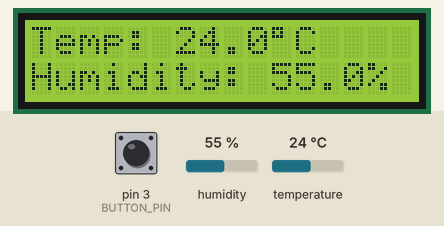
Bench run of a sketch on a simulated Arduino Uno, built with avr-gcc and run on an emulated ATmega328P. Parts: 16×2 character LCD. The inputs (shaded band) are chosen by the test bench; at power-on: pin 3 (BUTTON_PIN) HIGH, humidity 55 %, temperature 24 °C. What the sketch prints to the serial monitor is not drawn.

Above: at 1.2 s.
1.3 s: pin 3 (BUTTON_PIN) pulled LOW for 1.25 s
At 3.2 s:
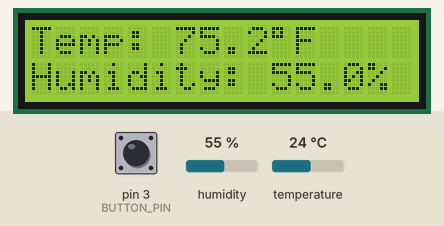
4.0 s: humidity set to 22 %
At 5.0 s:
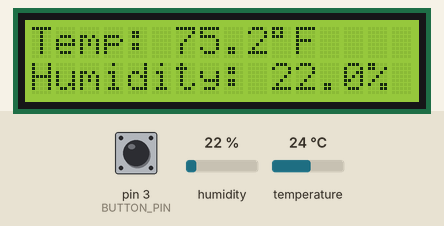
5.9 s: temperature set to 12 °C
At 7.7 s:
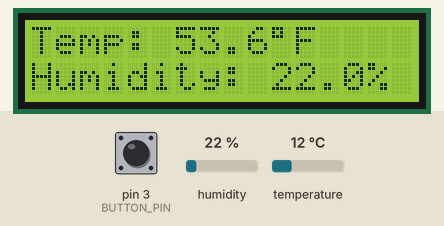
8.0 s: pin 3 (BUTTON_PIN) pulled LOW for 1.25 s
At 9.9 s:
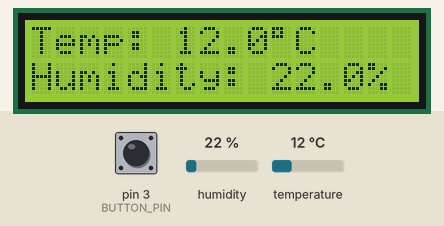
10.7 s: humidity set to 40 %
At 11.6 s:
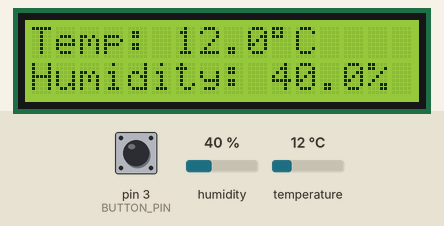
12.3 s: temperature set to 19 °C
At 13.4 s:
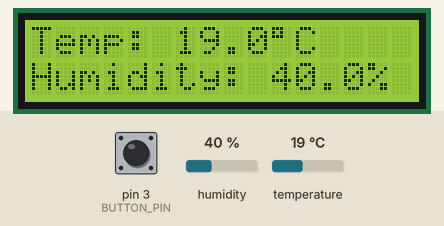
Timing chart, 0 to 15.3 s (numbered marks = the images above; inputs shaded):
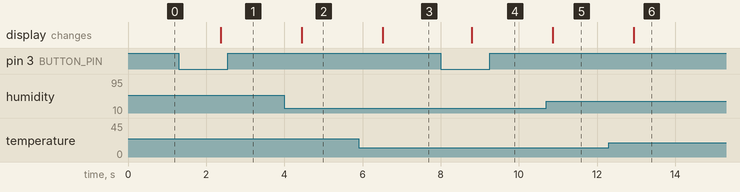

Measured:
- after the input at 1.3 s, the display: changes after 1.1 s (image 1)
- after the input at 4.0 s, the display: changes after 0.45 s (image 2)
- after the input at 5.9 s, the display: changes after 0.62 s (image 3)
- after the input at 8.0 s, the display: changes after 0.79 s (image 4)
- after the input at 10.7 s, the display: changes after 0.16 s (image 5)
- after the input at 12.3 s, the display: changes after 0.64 s (image 6)

The sketch:

weather.ino
```cpp
#include <Wire.h>
#include <LiquidCrystal_I2C.h>
#include <DHT.h>

#define DHTPIN 10 // Test Comment
#define DHTTYPE DHT22
DHT dht(DHTPIN, DHTTYPE);

LiquidCrystal_I2C lcd(0x27, 16, 2);

#define BUTTON_PIN 3
bool showFahrenheit = false; // Start in Celsius

void setup() {
  Serial.begin(9600);
  dht.begin();
  lcd.init();
  lcd.backlight();
  pinMode(BUTTON_PIN, INPUT_PULLUP);
}

void loop() {
  static bool prevBtn = HIGH; // test comment
  bool currBtn = digitalRead(BUTTON_PIN);

  if (prevBtn == HIGH && currBtn == LOW) {
    showFahrenheit = !showFahrenheit;
    Serial.print("Button pressed! Now showing ");
    Serial.println(showFahrenheit ? "Fahrenheit" : "Celsius");
    delay(200); // Debounce
  }
  prevBtn = currBtn;

  float tC = dht.readTemperature();
  float h = dht.readHumidity();

  if (isnan(tC) || isnan(h)) {
    lcd.setCursor(0, 0);
    lcd.print("Sensor error     ");
    return;
  }

  float dispT = showFahrenheit ? (tC * 9.0 / 5.0 + 32.0) : tC;
  char unit = showFahrenheit ? 'F' : 'C';

  lcd.setCursor(0,0);
  lcd.print("Temp: ");
  lcd.print(dispT, 1);
  lcd.print((char)223);
  lcd.print(unit);
  lcd.print("   ");

  lcd.setCursor(0,1);
  lcd.print("Humidity: ");
  lcd.print(h, 1);
  lcd.print("%    ");

  delay(1000);
}
```
